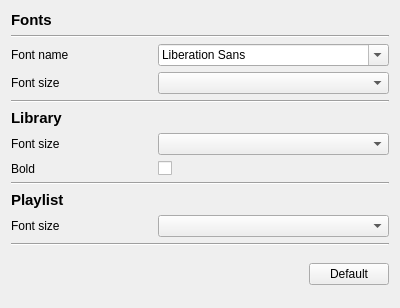
<?xml version="1.0" encoding="UTF-8"?>
<ui version="4.0">
 <class>GUI_FontConfig</class>
 <widget class="QWidget" name="GUI_FontConfig">
  <property name="geometry">
   <rect>
    <x>0</x>
    <y>0</y>
    <width>400</width>
    <height>308</height>
   </rect>
  </property>
  <layout class="QGridLayout" name="gridLayout">
   <item row="13" column="1">
    <widget class="QComboBox" name="combo_pl_size"/>
   </item>
   <item row="9" column="0">
    <widget class="QLabel" name="label_5">
     <property name="text">
      <string>Font size</string>
     </property>
    </widget>
   </item>
   <item row="12" column="0">
    <widget class="QLabel" name="label_4">
     <property name="font">
      <font>
       <pointsize>11</pointsize>
       <weight>75</weight>
       <bold>true</bold>
      </font>
     </property>
     <property name="text">
      <string>Playlist</string>
     </property>
    </widget>
   </item>
   <item row="0" column="0">
    <widget class="QLabel" name="lab_title">
     <property name="font">
      <font>
       <pointsize>11</pointsize>
       <weight>75</weight>
       <bold>true</bold>
      </font>
     </property>
     <property name="text">
      <string>Fonts</string>
     </property>
    </widget>
   </item>
   <item row="7" column="0">
    <widget class="QLabel" name="label_3">
     <property name="font">
      <font>
       <pointsize>11</pointsize>
       <weight>75</weight>
       <bold>true</bold>
      </font>
     </property>
     <property name="text">
      <string>Library</string>
     </property>
    </widget>
   </item>
   <item row="11" column="0" colspan="2">
    <widget class="Line" name="line_2">
     <property name="orientation">
      <enum>Qt::Horizontal</enum>
     </property>
    </widget>
   </item>
   <item row="15" column="0" rowspan="4" colspan="2">
    <layout class="QHBoxLayout" name="horizontalLayout">
     <item>
      <spacer name="horizontalSpacer">
       <property name="orientation">
        <enum>Qt::Horizontal</enum>
       </property>
       <property name="sizeHint" stdset="0">
        <size>
         <width>40</width>
         <height>20</height>
        </size>
       </property>
      </spacer>
     </item>
     <item>
      <widget class="QPushButton" name="btn_default">
       <property name="text">
        <string>Default</string>
       </property>
      </widget>
     </item>
    </layout>
   </item>
   <item row="3" column="0">
    <widget class="QLabel" name="label">
     <property name="text">
      <string>Font size</string>
     </property>
    </widget>
   </item>
   <item row="1" column="0" colspan="2">
    <widget class="Line" name="line">
     <property name="orientation">
      <enum>Qt::Horizontal</enum>
     </property>
    </widget>
   </item>
   <item row="2" column="0">
    <widget class="QLabel" name="label_2">
     <property name="text">
      <string>Font name</string>
     </property>
    </widget>
   </item>
   <item row="10" column="1">
    <widget class="QCheckBox" name="cb_lib_bold">
     <property name="text">
      <string/>
     </property>
    </widget>
   </item>
   <item row="10" column="0">
    <widget class="QLabel" name="label_7">
     <property name="text">
      <string>Bold</string>
     </property>
    </widget>
   </item>
   <item row="13" column="0">
    <widget class="QLabel" name="label_6">
     <property name="text">
      <string>Font size</string>
     </property>
    </widget>
   </item>
   <item row="9" column="1">
    <widget class="QComboBox" name="combo_lib_size"/>
   </item>
   <item row="2" column="1">
    <widget class="QFontComboBox" name="combo_fonts"/>
   </item>
   <item row="3" column="1">
    <widget class="QComboBox" name="combo_sizes"/>
   </item>
   <item row="4" column="0" colspan="2">
    <widget class="Line" name="line_3">
     <property name="orientation">
      <enum>Qt::Horizontal</enum>
     </property>
    </widget>
   </item>
   <item row="14" column="0" colspan="2">
    <widget class="Line" name="line_4">
     <property name="orientation">
      <enum>Qt::Horizontal</enum>
     </property>
    </widget>
   </item>
  </layout>
 </widget>
 <resources/>
 <connections/>
</ui>
